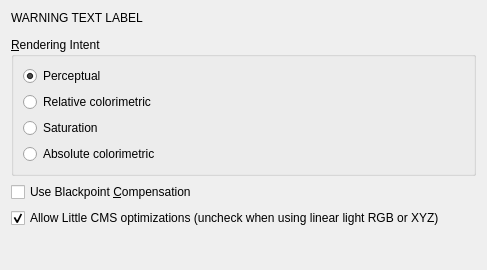
<?xml version="1.0" encoding="UTF-8"?>
<ui version="4.0">
 <author>
    SPDX-FileCopyrightText: none
    SPDX-License-Identifier: GPL-3.0-or-later
  </author>
 <class>WdgConvertColorSpace</class>
 <widget class="QWidget" name="WdgConvertColorSpace">
  <property name="geometry">
   <rect>
    <x>0</x>
    <y>0</y>
    <width>487</width>
    <height>270</height>
   </rect>
  </property>
  <property name="windowTitle">
   <string>Colorspace Conversion</string>
  </property>
  <layout class="QVBoxLayout" name="verticalLayout">
   <item>
    <widget class="QLabel" name="lblHeadlineWarning">
     <property name="text">
      <string notr="true">WARNING TEXT LABEL</string>
     </property>
     <property name="wordWrap">
      <bool>true</bool>
     </property>
    </widget>
   </item>
   <item>
    <widget class="KisColorSpaceSelector" name="colorSpaceSelector" native="true"/>
   </item>
   <item>
    <widget class="QGroupBox" name="grpIntent">
     <property name="toolTip">
      <string/>
     </property>
     <property name="title">
      <string>&amp;Rendering Intent</string>
     </property>
     <layout class="QGridLayout">
      <item row="0" column="0">
       <widget class="QRadioButton" name="radioPerceptual">
        <property name="toolTip">
         <string>For images</string>
        </property>
        <property name="whatsThis">
         <string>Hue hopefully maintained (but not required),
lightness and saturation sacrificed to maintain
the perceived color. White point changed to
result in neutral grays. Intended for images.</string>
        </property>
        <property name="text">
         <string>Perceptual</string>
        </property>
        <property name="shortcut">
         <string/>
        </property>
        <property name="checked">
         <bool>true</bool>
        </property>
       </widget>
      </item>
      <item row="1" column="0">
       <widget class="QRadioButton" name="radioRelativeColorimetric">
        <property name="whatsThis">
         <string>Within and outside gamut; same as Absolute
Colorimetric. White point changed to result in
neutral grays.
If adequate table is present in profile,
then, it is used. Else reverts to perceptual
intent.</string>
        </property>
        <property name="text">
         <string>Relative colorimetric</string>
        </property>
        <property name="shortcut">
         <string/>
        </property>
       </widget>
      </item>
      <item row="2" column="0">
       <widget class="QRadioButton" name="radioSaturation">
        <property name="toolTip">
         <string>Best for graphs and charts</string>
        </property>
        <property name="whatsThis">
         <string>Hue and saturation maintained with lightness
sacrificed to maintain saturation. White point
changed to result in neutral grays. Intended for
business graphics (make it colorful charts,
graphs, overheads, ...)
If adequate table is present in profile,
then, it is used. Else reverts to perceptual
intent.</string>
        </property>
        <property name="text">
         <string comment="ICC profile rendering intent">Saturation</string>
        </property>
        <property name="shortcut">
         <string/>
        </property>
       </widget>
      </item>
      <item row="3" column="0">
       <widget class="QRadioButton" name="radioAbsoluteColorimetric">
        <property name="toolTip">
         <string>Best for spot colors</string>
        </property>
        <property name="whatsThis">
         <string>Within the destination device gamut; hue,
lightness and saturation are maintained. Outside
the gamut; hue and lightness are maintained,
saturation is sacrificed. White point for source
and destination; unchanged. Intended for spot
colors (Pantone, TruMatch, logo colors, ...)</string>
        </property>
        <property name="text">
         <string>Absolute colorimetric</string>
        </property>
        <property name="shortcut">
         <string/>
        </property>
       </widget>
      </item>
     </layout>
    </widget>
   </item>
   <item>
    <widget class="QCheckBox" name="chkBlackpointCompensation">
     <property name="text">
      <string>Use Blackpoint &amp;Compensation</string>
     </property>
    </widget>
   </item>
   <item>
    <widget class="QCheckBox" name="chkAllowLCMSOptimization">
     <property name="toolTip">
      <string>LibrePaint tries to automatically check or uncheck this based on the information it can get from the profile you are converting from and the profile you are converting to.</string>
     </property>
     <property name="text">
      <string>Allow Little CMS optimizations (uncheck when using linear light RGB or XYZ)</string>
     </property>
     <property name="checked">
      <bool>true</bool>
     </property>
    </widget>
   </item>
   <item>
    <spacer name="verticalSpacer_2">
     <property name="orientation">
      <enum>Qt::Vertical</enum>
     </property>
     <property name="sizeHint" stdset="0">
      <size>
       <width>20</width>
       <height>10</height>
      </size>
     </property>
    </spacer>
   </item>
   <item>
    <widget class="KisWarningWidget" name="wdgWarningNotice" native="true"/>
   </item>
   <item>
    <spacer name="verticalSpacer">
     <property name="orientation">
      <enum>Qt::Vertical</enum>
     </property>
     <property name="sizeHint" stdset="0">
      <size>
       <width>20</width>
       <height>20</height>
      </size>
     </property>
    </spacer>
   </item>
  </layout>
 </widget>
 <customwidgets>
  <customwidget>
   <class>KisColorSpaceSelector</class>
   <extends>QWidget</extends>
   <header>widgets/kis_color_space_selector.h</header>
   <container>1</container>
  </customwidget>
  <customwidget>
   <class>KisWarningWidget</class>
   <extends>QWidget</extends>
   <header>widgets/KisWarningWidget.h</header>
   <container>1</container>
  </customwidget>
 </customwidgets>
 <resources/>
 <connections/>
</ui>
